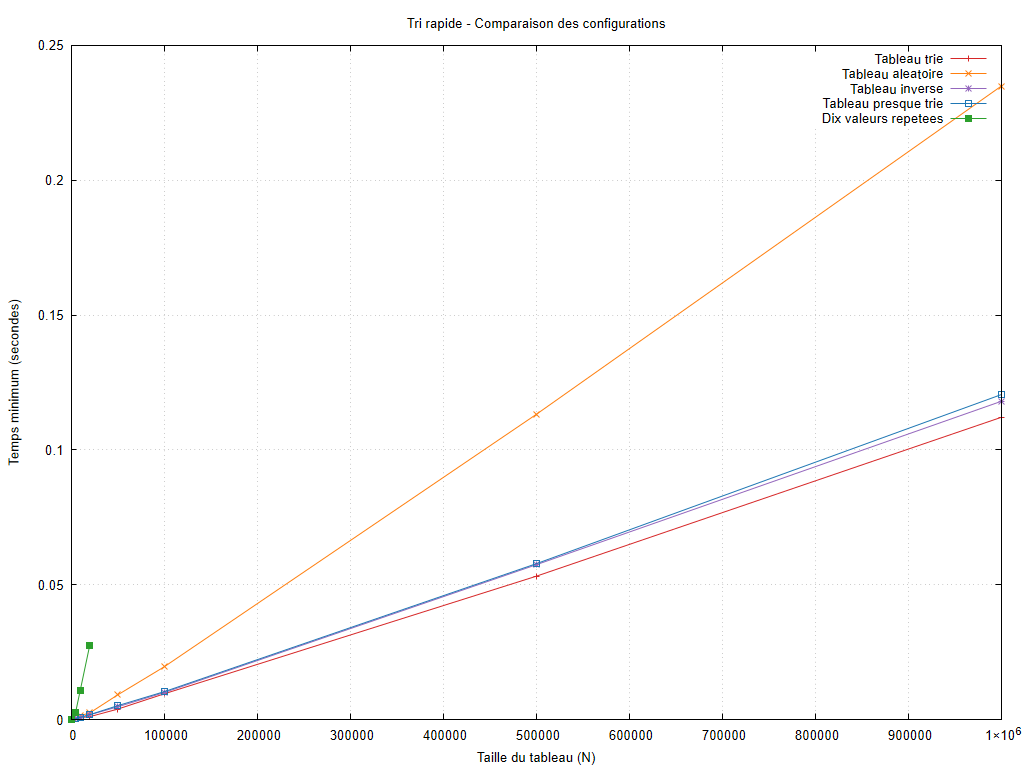

Write the gnuplot code that produced this figure.
set encoding utf8
set terminal pngcairo size 1024,768 font 'Arial,10'
set output 'graphiques/20261006_211417/cases/quick_sort_input_order_cases.png'
set datafile missing 'non_mesure'
set title 'Tri rapide - Comparaison des configurations'
set xlabel 'Taille du tableau (N)'
set ylabel 'Temps minimum (secondes)'
set grid
set yrange [0:*]
plot 'resultats/20261006_211417/cases/quick_sort_input_order_cases.dat' using 1:2 title 'Tableau trie' with linespoints lc rgb '#d62728', 'resultats/20261006_211417/cases/quick_sort_input_order_cases.dat' using 1:3 title 'Tableau aleatoire' with linespoints lc rgb '#ff7f0e', 'resultats/20261006_211417/cases/quick_sort_input_order_cases.dat' using 1:4 title 'Tableau inverse' with linespoints lc rgb '#9467bd', 'resultats/20261006_211417/cases/quick_sort_input_order_cases.dat' using 1:5 title 'Tableau presque trie' with linespoints lc rgb '#1f77b4', 'resultats/20261006_211417/cases/quick_sort_input_order_cases.dat' using 1:6 title 'Dix valeurs repetees' with linespoints lc rgb '#2ca02c'
unset output
